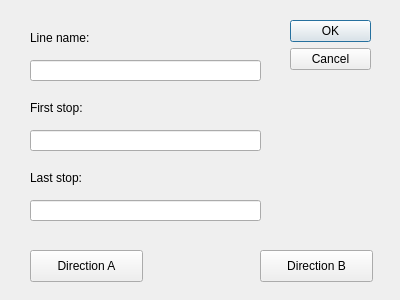
<?xml version="1.0" encoding="UTF-8"?>
<ui version="4.0">
 <class>AddLineDialog</class>
 <widget class="QDialog" name="AddLineDialog">
  <property name="geometry">
   <rect>
    <x>0</x>
    <y>0</y>
    <width>400</width>
    <height>300</height>
   </rect>
  </property>
  <property name="windowTitle">
   <string>Change line</string>
  </property>
  <widget class="QDialogButtonBox" name="dialogButtonBox">
   <property name="geometry">
    <rect>
     <x>290</x>
     <y>20</y>
     <width>81</width>
     <height>241</height>
    </rect>
   </property>
   <property name="orientation">
    <enum>Qt::Vertical</enum>
   </property>
   <property name="standardButtons">
    <set>QDialogButtonBox::Cancel|QDialogButtonBox::Ok</set>
   </property>
  </widget>
  <widget class="QLabel" name="lineNameLabel">
   <property name="geometry">
    <rect>
     <x>30</x>
     <y>30</y>
     <width>181</width>
     <height>16</height>
    </rect>
   </property>
   <property name="text">
    <string>Line name:</string>
   </property>
  </widget>
  <widget class="QLabel" name="firstStopLabel">
   <property name="geometry">
    <rect>
     <x>30</x>
     <y>100</y>
     <width>181</width>
     <height>16</height>
    </rect>
   </property>
   <property name="text">
    <string>First stop:</string>
   </property>
  </widget>
  <widget class="QLabel" name="lastStopLabel">
   <property name="geometry">
    <rect>
     <x>30</x>
     <y>170</y>
     <width>60</width>
     <height>16</height>
    </rect>
   </property>
   <property name="text">
    <string>Last stop:</string>
   </property>
  </widget>
  <widget class="QPushButton" name="dirAButton">
   <property name="geometry">
    <rect>
     <x>30</x>
     <y>250</y>
     <width>113</width>
     <height>32</height>
    </rect>
   </property>
   <property name="text">
    <string>Direction A</string>
   </property>
  </widget>
  <widget class="QPushButton" name="dirBButton">
   <property name="geometry">
    <rect>
     <x>260</x>
     <y>250</y>
     <width>113</width>
     <height>32</height>
    </rect>
   </property>
   <property name="text">
    <string>Direction B</string>
   </property>
  </widget>
  <widget class="QLineEdit" name="lineName">
   <property name="geometry">
    <rect>
     <x>30</x>
     <y>60</y>
     <width>231</width>
     <height>21</height>
    </rect>
   </property>
  </widget>
  <widget class="QLineEdit" name="firstStop">
   <property name="geometry">
    <rect>
     <x>30</x>
     <y>130</y>
     <width>231</width>
     <height>21</height>
    </rect>
   </property>
  </widget>
  <widget class="QLineEdit" name="lastStop">
   <property name="geometry">
    <rect>
     <x>30</x>
     <y>200</y>
     <width>231</width>
     <height>21</height>
    </rect>
   </property>
  </widget>
 </widget>
 <resources/>
 <connections>
  <connection>
   <sender>dialogButtonBox</sender>
   <signal>accepted()</signal>
   <receiver>AddLineDialog</receiver>
   <slot>accept()</slot>
   <hints>
    <hint type="sourcelabel">
     <x>248</x>
     <y>254</y>
    </hint>
    <hint type="destinationlabel">
     <x>157</x>
     <y>274</y>
    </hint>
   </hints>
  </connection>
  <connection>
   <sender>dialogButtonBox</sender>
   <signal>rejected()</signal>
   <receiver>AddLineDialog</receiver>
   <slot>reject()</slot>
   <hints>
    <hint type="sourcelabel">
     <x>316</x>
     <y>260</y>
    </hint>
    <hint type="destinationlabel">
     <x>286</x>
     <y>274</y>
    </hint>
   </hints>
  </connection>
 </connections>
</ui>
